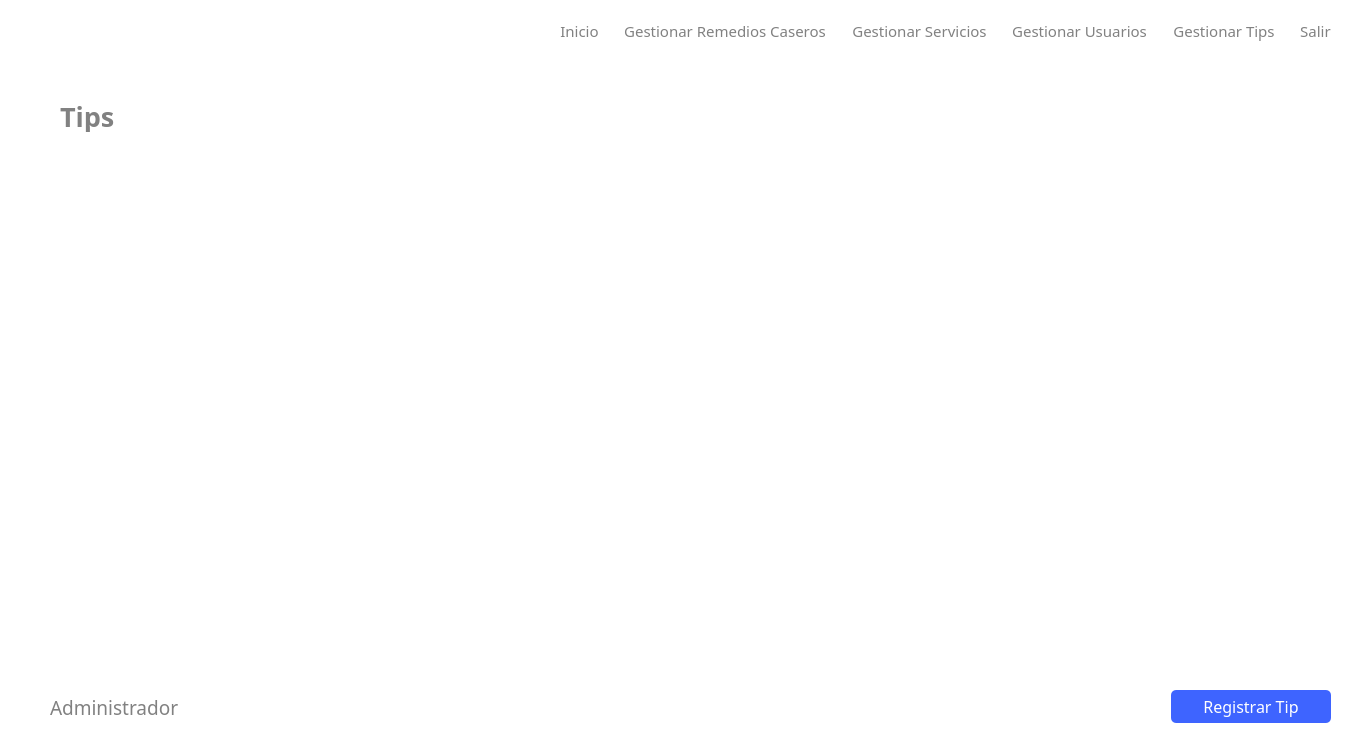
<?xml version="1.0" encoding="UTF-8"?>
<ui version="4.0">
 <class>administrador_gestionar_tips</class>
 <widget class="QWidget" name="administrador_gestionar_tips">
  <property name="geometry">
   <rect>
    <x>0</x>
    <y>0</y>
    <width>1366</width>
    <height>750</height>
   </rect>
  </property>
  <property name="windowTitle">
   <string>Form</string>
  </property>
  <widget class="QLabel" name="label">
   <property name="geometry">
    <rect>
     <x>0</x>
     <y>0</y>
     <width>1366</width>
     <height>750</height>
    </rect>
   </property>
   <property name="styleSheet">
    <string notr="true">background-color: rgb(255, 255, 255);</string>
   </property>
   <property name="text">
    <string/>
   </property>
  </widget>
  <widget class="QWidget" name="layoutWidget">
   <property name="geometry">
    <rect>
     <x>560</x>
     <y>20</y>
     <width>771</width>
     <height>23</height>
    </rect>
   </property>
   <layout class="QHBoxLayout" name="menu_layout1">
    <item>
     <widget class="QPushButton" name="btn_inicio">
      <property name="font">
       <font>
        <family>Montserrat</family>
        <pointsize>11</pointsize>
        <weight>50</weight>
        <bold>false</bold>
       </font>
      </property>
      <property name="cursor">
       <cursorShape>PointingHandCursor</cursorShape>
      </property>
      <property name="styleSheet">
       <string notr="true">*{
	border: none;
	background: none;
	color: #818181;
}

:hover {
	color: black;
}

</string>
      </property>
      <property name="text">
       <string>Inicio</string>
      </property>
     </widget>
    </item>
    <item>
     <spacer name="horizontalSpacer">
      <property name="orientation">
       <enum>Qt::Horizontal</enum>
      </property>
      <property name="sizeHint" stdset="0">
       <size>
        <width>40</width>
        <height>20</height>
       </size>
      </property>
     </spacer>
    </item>
    <item>
     <widget class="QPushButton" name="btn_gestion_remedios">
      <property name="font">
       <font>
        <family>Montserrat</family>
        <pointsize>11</pointsize>
        <weight>50</weight>
        <bold>false</bold>
       </font>
      </property>
      <property name="cursor">
       <cursorShape>PointingHandCursor</cursorShape>
      </property>
      <property name="styleSheet">
       <string notr="true">*{
	border: none;
	background: none;
	color: #818181;
}

:hover {
	color: black;
}
</string>
      </property>
      <property name="text">
       <string>Gestionar Remedios Caseros</string>
      </property>
     </widget>
    </item>
    <item>
     <spacer name="horizontalSpacer_2">
      <property name="orientation">
       <enum>Qt::Horizontal</enum>
      </property>
      <property name="sizeHint" stdset="0">
       <size>
        <width>40</width>
        <height>20</height>
       </size>
      </property>
     </spacer>
    </item>
    <item>
     <widget class="QPushButton" name="btn_gestionar_servicios">
      <property name="font">
       <font>
        <family>Montserrat</family>
        <pointsize>11</pointsize>
        <weight>50</weight>
        <bold>false</bold>
       </font>
      </property>
      <property name="cursor">
       <cursorShape>PointingHandCursor</cursorShape>
      </property>
      <property name="styleSheet">
       <string notr="true">*{
	border: none;
	background: none;
	color: #818181;
}

:hover {
	color: black;
}
</string>
      </property>
      <property name="text">
       <string>Gestionar Servicios</string>
      </property>
     </widget>
    </item>
    <item>
     <spacer name="horizontalSpacer_3">
      <property name="orientation">
       <enum>Qt::Horizontal</enum>
      </property>
      <property name="sizeHint" stdset="0">
       <size>
        <width>40</width>
        <height>20</height>
       </size>
      </property>
     </spacer>
    </item>
    <item>
     <widget class="QPushButton" name="btn_gestionar_usuarios">
      <property name="font">
       <font>
        <family>Montserrat</family>
        <pointsize>11</pointsize>
        <weight>50</weight>
        <bold>false</bold>
       </font>
      </property>
      <property name="cursor">
       <cursorShape>PointingHandCursor</cursorShape>
      </property>
      <property name="styleSheet">
       <string notr="true">*{
	border: none;
	background: none;
	color: #818181;
}

:hover {
	color: black;
}
</string>
      </property>
      <property name="text">
       <string>Gestionar Usuarios</string>
      </property>
     </widget>
    </item>
    <item>
     <spacer name="horizontalSpacer_4">
      <property name="orientation">
       <enum>Qt::Horizontal</enum>
      </property>
      <property name="sizeHint" stdset="0">
       <size>
        <width>40</width>
        <height>20</height>
       </size>
      </property>
     </spacer>
    </item>
    <item>
     <widget class="QPushButton" name="btn_gestionar_tips">
      <property name="font">
       <font>
        <family>Montserrat</family>
        <pointsize>11</pointsize>
        <weight>50</weight>
        <bold>false</bold>
       </font>
      </property>
      <property name="cursor">
       <cursorShape>PointingHandCursor</cursorShape>
      </property>
      <property name="styleSheet">
       <string notr="true">*{
	border: none;
	background: none;
	color: #818181;
}

:hover {
	color: black;
}
</string>
      </property>
      <property name="text">
       <string>Gestionar Tips</string>
      </property>
     </widget>
    </item>
    <item>
     <spacer name="horizontalSpacer_5">
      <property name="orientation">
       <enum>Qt::Horizontal</enum>
      </property>
      <property name="sizeHint" stdset="0">
       <size>
        <width>40</width>
        <height>20</height>
       </size>
      </property>
     </spacer>
    </item>
    <item>
     <widget class="QPushButton" name="btn_salir">
      <property name="font">
       <font>
        <family>Montserrat</family>
        <pointsize>11</pointsize>
        <weight>50</weight>
        <bold>false</bold>
       </font>
      </property>
      <property name="cursor">
       <cursorShape>PointingHandCursor</cursorShape>
      </property>
      <property name="styleSheet">
       <string notr="true">*{
	border: none;
	background: none;
	color: #818181;
}

:hover {
	color: black;
}
</string>
      </property>
      <property name="text">
       <string>Salir</string>
      </property>
     </widget>
    </item>
   </layout>
  </widget>
  <widget class="QScrollArea" name="scrollArea">
   <property name="geometry">
    <rect>
     <x>40</x>
     <y>160</y>
     <width>1291</width>
     <height>521</height>
    </rect>
   </property>
   <property name="minimumSize">
    <size>
     <width>0</width>
     <height>0</height>
    </size>
   </property>
   <property name="cursor" stdset="0">
    <cursorShape>ArrowCursor</cursorShape>
   </property>
   <property name="mouseTracking">
    <bool>false</bool>
   </property>
   <property name="styleSheet">
    <string notr="true">background-color: white;
border:none;</string>
   </property>
   <property name="verticalScrollBarPolicy">
    <enum>Qt::ScrollBarAsNeeded</enum>
   </property>
   <property name="horizontalScrollBarPolicy">
    <enum>Qt::ScrollBarAlwaysOff</enum>
   </property>
   <property name="sizeAdjustPolicy">
    <enum>QAbstractScrollArea::AdjustToContents</enum>
   </property>
   <property name="widgetResizable">
    <bool>true</bool>
   </property>
   <widget class="QWidget" name="scrollareaalbum">
    <property name="geometry">
     <rect>
      <x>0</x>
      <y>0</y>
      <width>1291</width>
      <height>521</height>
     </rect>
    </property>
    <property name="cursor">
     <cursorShape>PointingHandCursor</cursorShape>
    </property>
    <property name="autoFillBackground">
     <bool>false</bool>
    </property>
    <layout class="QGridLayout" name="gridLayout_2">
     <item row="0" column="0">
      <layout class="QGridLayout" name="gridLayout">
       <property name="sizeConstraint">
        <enum>QLayout::SetMaximumSize</enum>
       </property>
      </layout>
     </item>
    </layout>
   </widget>
  </widget>
  <widget class="QLabel" name="label_3">
   <property name="geometry">
    <rect>
     <x>60</x>
     <y>100</y>
     <width>138</width>
     <height>32</height>
    </rect>
   </property>
   <property name="font">
    <font>
     <family>Montserrat SemiBold</family>
     <pointsize>20</pointsize>
     <weight>75</weight>
     <bold>true</bold>
    </font>
   </property>
   <property name="styleSheet">
    <string notr="true">border: none;
color: #818181;</string>
   </property>
   <property name="text">
    <string>Tips</string>
   </property>
  </widget>
  <widget class="QWidget" name="layoutWidget_2">
   <property name="geometry">
    <rect>
     <x>50</x>
     <y>690</y>
     <width>1281</width>
     <height>34</height>
    </rect>
   </property>
   <layout class="QHBoxLayout" name="horizontalLayout_3">
    <item>
     <widget class="QLabel" name="label_4">
      <property name="font">
       <font>
        <family>Montserrat</family>
        <pointsize>14</pointsize>
        <weight>50</weight>
        <bold>false</bold>
       </font>
      </property>
      <property name="styleSheet">
       <string notr="true">border: none;
color: #818181;</string>
      </property>
      <property name="text">
       <string>Administrador</string>
      </property>
     </widget>
    </item>
    <item>
     <spacer name="horizontalSpacer_10">
      <property name="orientation">
       <enum>Qt::Horizontal</enum>
      </property>
      <property name="sizeHint" stdset="0">
       <size>
        <width>40</width>
        <height>20</height>
       </size>
      </property>
     </spacer>
    </item>
    <item>
     <widget class="QPushButton" name="btn_registra_tip">
      <property name="minimumSize">
       <size>
        <width>160</width>
        <height>0</height>
       </size>
      </property>
      <property name="maximumSize">
       <size>
        <width>16777215</width>
        <height>16777215</height>
       </size>
      </property>
      <property name="font">
       <font>
        <family>Montserrat Medium</family>
        <pointsize>12</pointsize>
       </font>
      </property>
      <property name="styleSheet">
       <string notr="true">*{
	color: white;
	border-radius: 5px;
	background-color: #3E64FF;
	border: none;
	padding: 5px;
}

:hover{
	background-color: white;
	border: 1px solid #3E64FF;
	color: #3E64FF;
}</string>
      </property>
      <property name="text">
       <string>Registrar Tip</string>
      </property>
     </widget>
    </item>
   </layout>
  </widget>
 </widget>
 <resources/>
 <connections/>
</ui>
